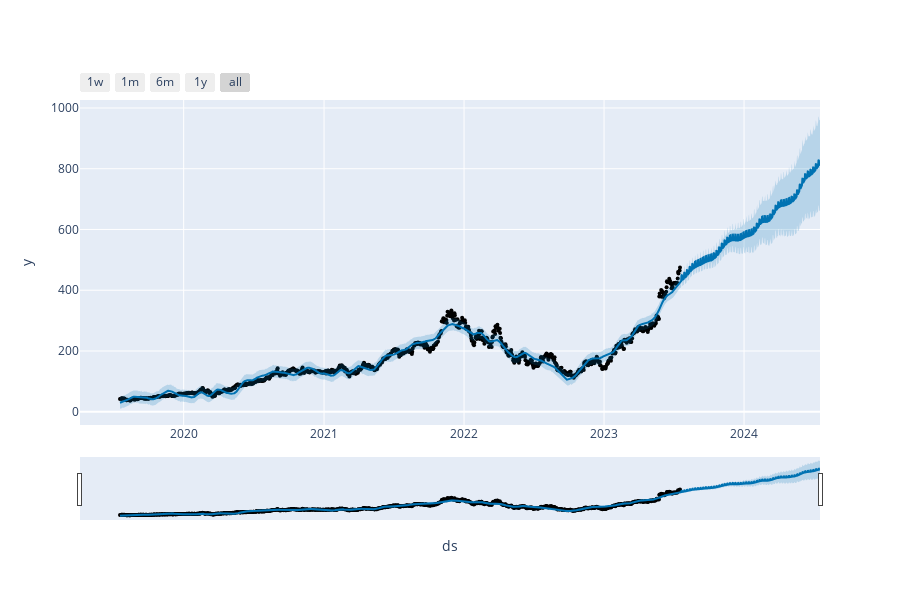

The notebook cell saved with this chart:
### Markdown cell above
We create an interactive plot and get the daily predictions

### Code cell
from prophet.plot import plot_plotly
plot_plotly(model, prediction)

### Figure 1 — Plotly figure (JSON) as saved in the notebook; plotly's stock layout.template omitted (floating-point values rounded to 4 significant figures; data arrays with more than 128 entries replaced by an {"elided": "..."} marker saying what was removed)
{"data": [{"marker": {"color": "black", "size": 4}, "mode": "markers", "name": "Actual", "type": "scatter", "x": {"elided": "1006 str values"}, "y": {"elided": "1006 float values"}}, {"hoverinfo": "skip", "line": {"width": 0}, "mode": "lines", "type": "scatter", "x": {"elided": "1371 str values"}, "y": {"elided": "1371 float values"}}, {"fill": "tonexty", "fillcolor": "rgba(0, 114, 178, 0.2)", "line": {"color": "#0072B2", "width": 2}, "mode": "lines", "name": "Predicted", "type": "scatter", "x": {"elided": "1371 str values"}, "y": {"elided": "1371 float values"}}, {"fill": "tonexty", "fillcolor": "rgba(0, 114, 178, 0.2)", "hoverinfo": "skip", "line": {"width": 0}, "mode": "lines", "type": "scatter", "x": {"elided": "1371 str values"}, "y": {"elided": "1371 float values"}}], "layout": {"height": 600, "showlegend": false, "width": 900, "xaxis": {"rangeselector": {"buttons": [{"count": 7, "label": "1w", "step": "day", "stepmode": "backward"}, {"count": 1, "label": "1m", "step": "month", "stepmode": "backward"}, {"count": 6, "label": "6m", "step": "month", "stepmode": "backward"}, {"count": 1, "label": "1y", "step": "year", "stepmode": "backward"}, {"step": "all"}]}, "rangeslider": {"visible": true}, "title": {"text": "ds"}, "type": "date"}, "yaxis": {"title": {"text": "y"}}}}
